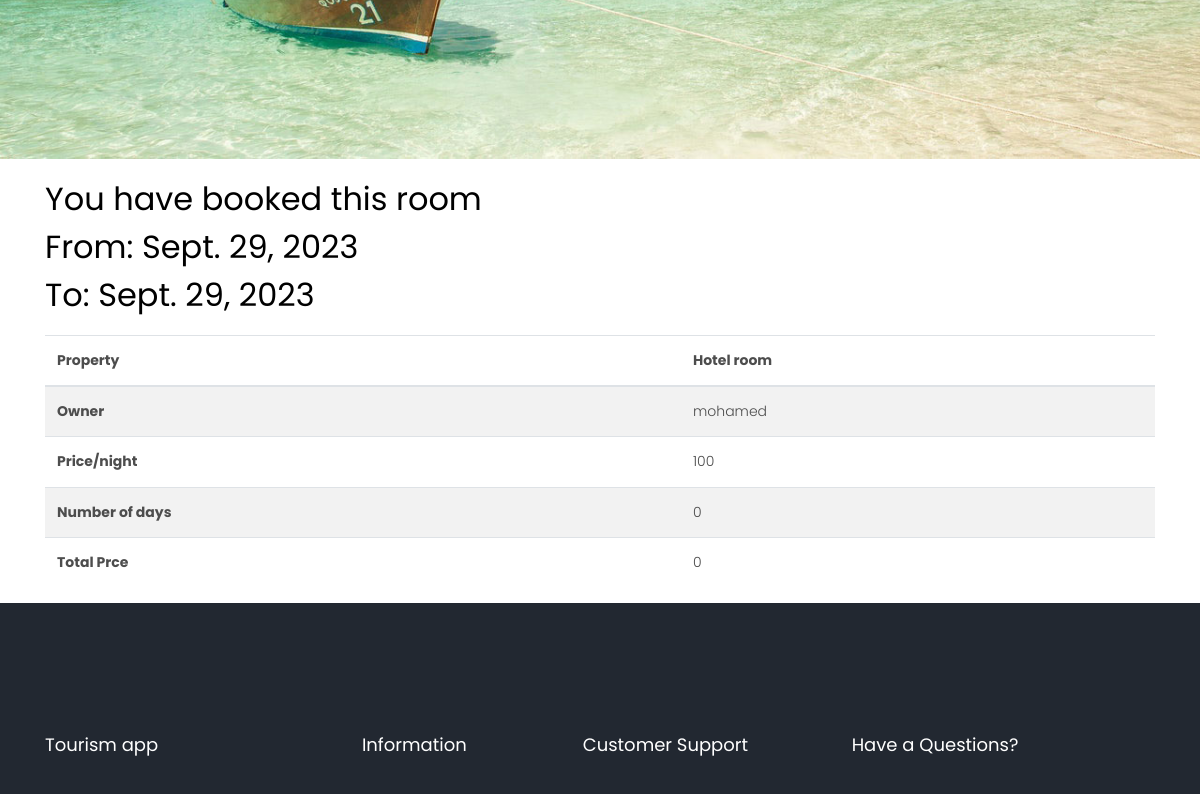
The app's page /property/1/booked (middle part), older data.
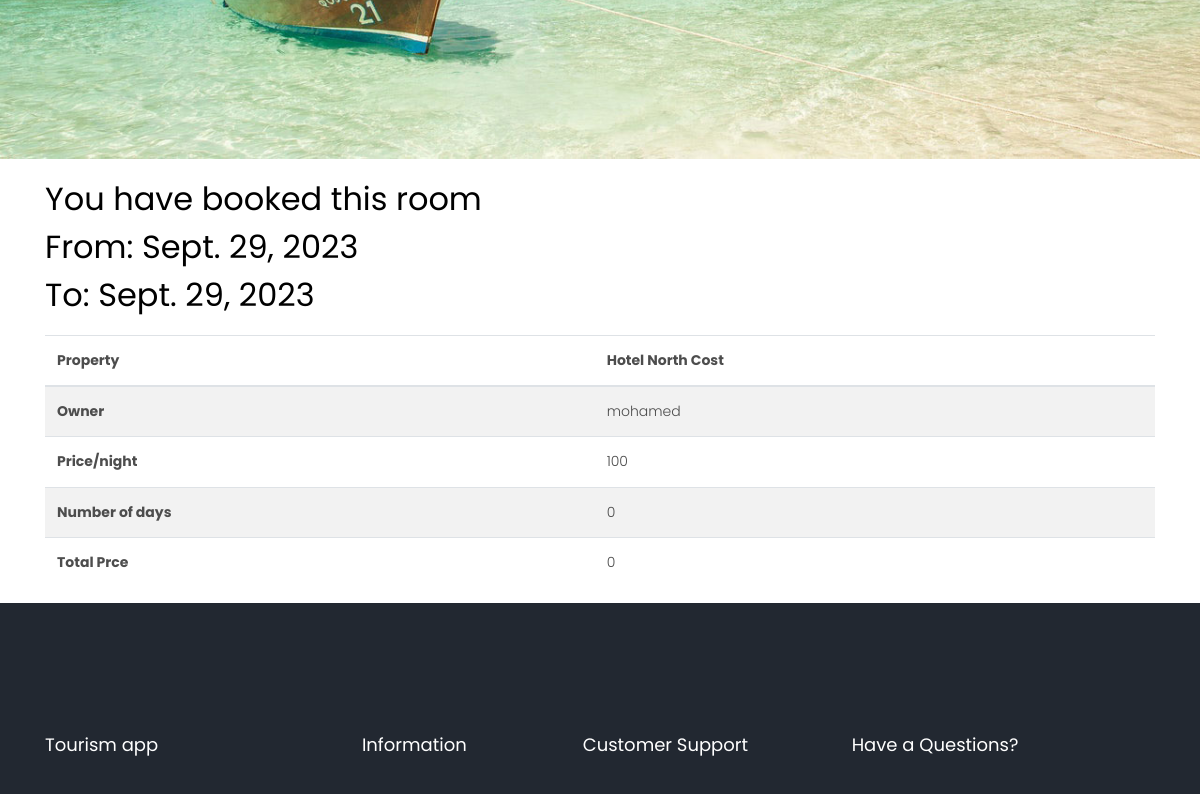
The same page, newer data.
### property/models.py (models this page shows, shortened)
class Property(models.Model):
   owner = models.ForeignKey(User, related_name="property_owner", on_delete=models.CASCADE)
   name = models.CharField(max_length=100)
   image = models.ImageField(upload_to='property/')
   price = models.IntegerField(default=0)
   description = models.TextField(max_length=10000)
   place = models.ForeignKey('Place', related_name='property_place',on_delete=models.CASCADE)
   category = models.ForeignKey('Category', related_name='property_category',on_delete=models.CASCADE)
   created_at = models.DateTimeField(default=timezone.now)
   slug = models.SlugField(null=True, blank=True)

### property/views.py (the view)
# urls.py: path('<int:pk>/booked', successful_booking, name='property_booked'),
def successful_booking(request, pk):
    booking_instance = get_object_or_404(PropertyBook, id=pk)
    date_to = booking_instance.date_to
    date_from = booking_instance.date_from
    name = booking_instance.property.name
    price = booking_instance.property.price
    place = booking_instance.property.place.name
    owner = booking_instance.property.owner
    number_of_days = date_to - date_from
    number_of_days_seconds = number_of_days.total_seconds()
    number_of_days_in_integers = int(number_of_days_seconds // (24 * 60 * 60))
    total_price = number_of_days_in_integers * price
    context ={
        'date_to':date_to,
        'date_from':date_from,
        'place':place,
        'owner':owner,
        'name':name,
        'price':price,
        'nights':number_of_days_in_integers,
        'total_price':total_price
    }
    return render(request, 'property/property_booked.html', context)

### property/templates/property/property_booked.html (shortened to what this page needs)
{% extends "base.html" %}
{% load static %}
{% block body %}
<div class="hero-wrap js-fullheight" style="background-image: url({% static 'images/bg_4.jpg' %});">
  <div class="container ">
      <div class="row no-gutters slider-text js-fullheight align-items-center justify-content-center"
          data-scrollax-parent="true">
      </div>
  </div>
</div>
<div class = "mt-3 container">
  <h2>You have booked this room <br>From: {{date_from}}   <br> To: {{date_to}} </h2>
  <div class = "mt-3">
     <table class="table table-striped">
     <thead>
      <tr>
        <th scope="col">Property</th>
        <th scope="col">{{name}}</th>
      </tr>
     </thead>
     <tbody>
      <tr>
        <th scope="row">Owner</th>
        <td>{{owner}}</td>
      </tr>
      <tr>
        <th scope="row">Price/night</th>
        <td>{{price}}</td>
      </tr>
      <tr>
        <th scope="row">Number of days</th>
        <td>{{nights}}</td>
      </tr>
      <tr>
        <th scope="row">Total Prce</th>
        <td>{{total_price}}</td>
      </tr>
     </tbody>
       </table>
    </div>
</div>
{% endblock body %}

Row changes from the older to the newer data that the page shows:
changed Property: name "Hotel room" → "Hotel North Cost"
